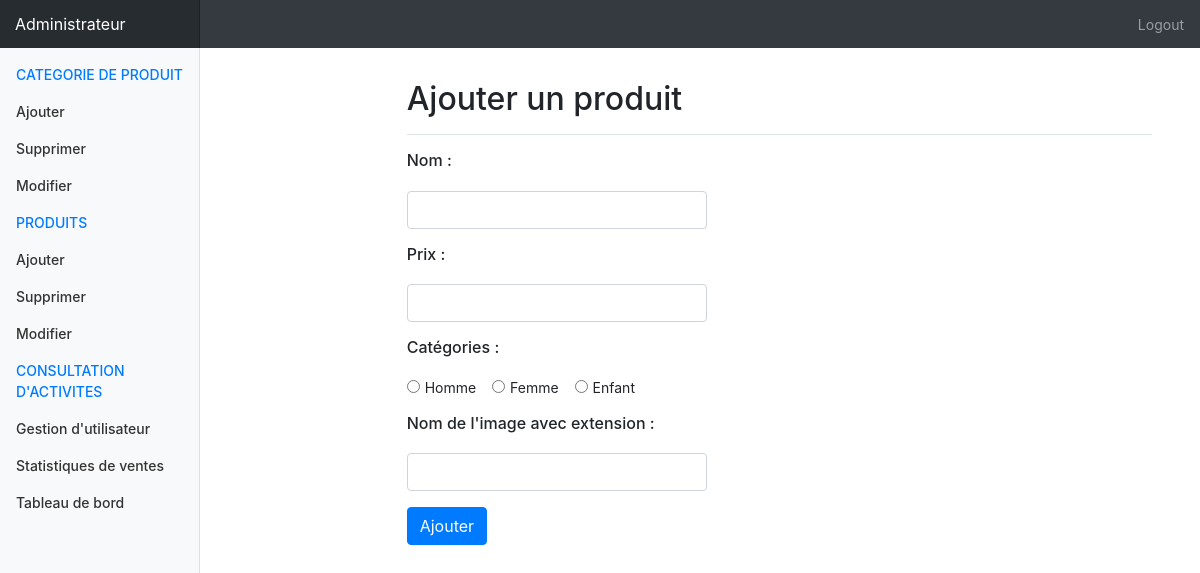
/index.php/admin/AjouterProduit, run on the app's committed database.
### tables this page shows
CREATE TABLE Categorie
(
	IDCategorie INT NOT NULL AUTO_INCREMENT,
	NomCategorie VARCHAR(100),
	PRIMARY KEY(IDCategorie)
);

### application/controllers/Admin.php (called while the page is built, shortened)
<?php
class Admin extends CI_Controller{
    public function AjouterProduit()
    {
    	$data = array();
		$data['view'] = "AjoutProduit.php";
        $this->load->helper('assets');
        $this->load->model('fonctions');
        $data['categorie']=$this->fonctions->getCategory();
        $data['produit']=$this->fonctions->getProduit();
        $this->load->view('admin', $data);
    }
}
?>

### index.php (called while the page is built, shortened)
<?php
require_once BASEPATH.'core/CodeIgniter.php';

### application/models/Fonctions.php (called while the page is built, shortened)
<?php
class Fonctions extends CI_Model{
    public function getCategory(){
        $query=$this->db->query("SELECT * FROM Categorie");
        $retour=array();
        foreach($query->result_array() as $one) {
            $retour[]=$one;
        }
        return $retour;
    }
}
?>

### application/views/AjoutProduit.php (the view, shortened to what this page needs)
<main role="main" class="col-md-9 ml-sm-auto col-lg-10 pt-3 px-4">
  <div class="d-flex justify-content-between flex-wrap flex-md-nowrap align-items-center pb-2 mb-3 border-bottom">
	<h1 class="h2">Ajouter un produit</h1>
  </div>
	<div class="input-group flex-nowrap">
		<form action="<?php echo site_url()."Admin/TraitementAjouterProduit";?>" method="POST">
		  <div class="form-group">
			<h6 style="margin-bottom:20px;">Nom : </h6>
			<input type="text" class="form-control" id="nomCadeau" name="nomProduit" style="width:300px;">
		  </div>
		  <div class="form-group">
			<h6 style="margin-bottom:20px;">Prix : </h6>
			<input type="text" class="form-control" id="pointsCadeau" name="prix" style="width:300px;">
		  </div>
		  <div class="form-group">
			<h6 style="margin-bottom:20px;">Catégories : </h6>
			<?php
					$indice=0;
					foreach($categorie as $cat){
						 $indice++;?>
						 <div class="form-check-inline">
						  <label class="form-check-label" for="radio<?php echo $indice;?>">
							<input type="radio" class="form-check-input" id="radio<?php echo $indice;?>" name="radiocategorie" value="<?php echo $cat['IDCategorie'];?>"><?php echo $cat['NomCategorie'];?>
						  </label>
						</div>
				<?php }?>
		  </div>
		  <div class="form-group">
			<h6 style="margin-bottom:20px;">Nom de l'image avec extension : </h6>
			<input type="text" class="form-control" id="imageCadeau" name="imageProduit" style="width:300px;">
		  </div>
		  <button type="submit" class="btn btn-primary">Ajouter</button>
		</form>
	</div>
</main>

### assets/css/dashboard.css (style rules this page uses)
body { font-size: .875rem; }
.border-bottom { border-bottom: 1px solid #e5e5e5; }

### data on the page
categorie: NomCategorie "Homme"
categorie: NomCategorie "Femme"
categorie: NomCategorie "Enfant"
